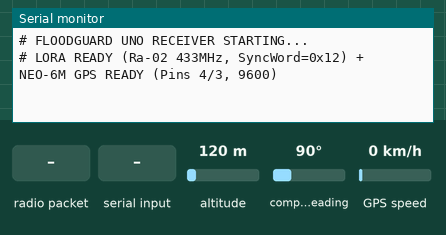
Recording of a sketch running on a simulated Arduino Uno, built with avr-gcc and run on an emulated ATmega328P. Shown: the last lines printed to the serial monitor. The inputs (shaded band) are chosen by the test bench; at power-on: altitude 120 m, compass heading 90°, GPS speed 0 km/h. The GPS gets a fix after 3 s at 37.7749, -122.4194 with 8 satellites; no radio packets arrive unless stated.

Above: at 1.2 s.
1.3 s: altitude set to 20 m
At 3.2 s:
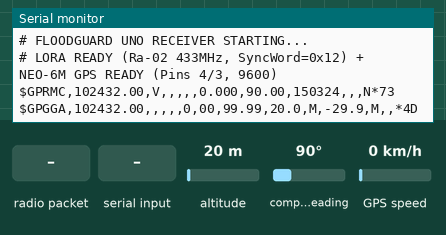
3.6 s: radio packet "NA" arrives
At 3.7 s:
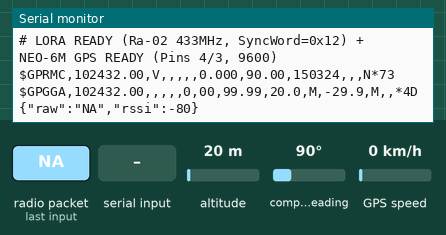
5.5 s: "HIGH_ALERT\n" received over the second serial link
At 7.9 s:
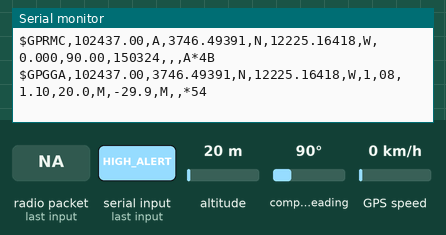
8.9 s: compass heading set to 269°
At 10.9 s:
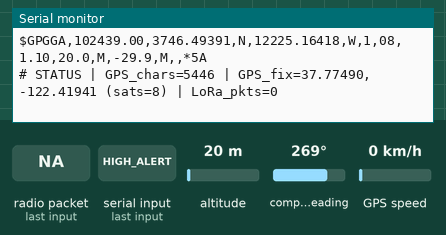
11.5 s: GPS speed set to 30 km/h
At 13.0 s:
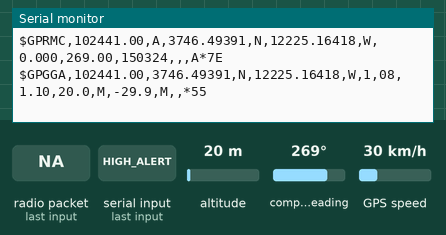
15.6 s: radio packet "NAN" arrives
At 16.6 s:
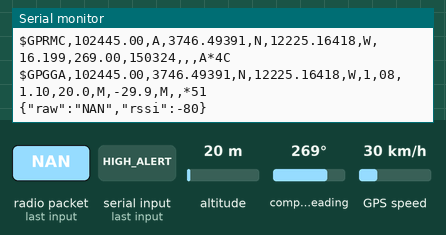
Timing chart, 0 to 18.6 s (numbered marks = the images above; inputs shaded):
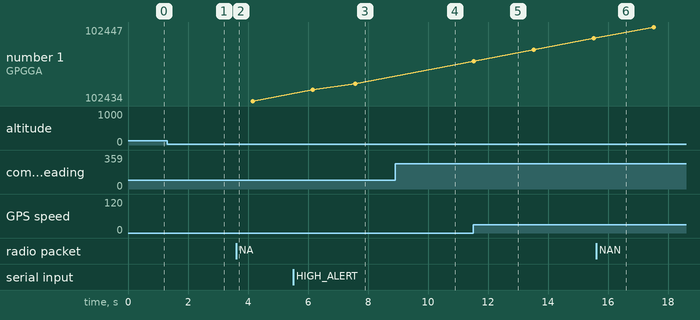

The sketch:

lora_gps_receiver.ino
```cpp
#include <SPI.h>
#include <LoRa.h>
#include <SoftwareSerial.h>
#include <TinyGPSPlus.h>

// ============================================================================
// FLOODGUARD AI 2.0 — ARDUINO UNO + Ra-02 (433MHz) + NEO-6M GPS RECEIVER
// ============================================================================
// Matches Transmitter (Arduino Mega main.ino):
//   • Frequency : 433 MHz (433E6)
//   • Sync Word : 0x12
//   • Payload   : ID=FLOOD_POLE_01,TEMP=...,HUM=...,RAIN=...,RAIN_DETECTED=...,
//                 WIND=...,DIST=...,FLOOD_LEVEL=...,LAT=...,LON=...
//
// Arduino Uno Wiring:
//   [Ra-02 SX1278]  (IMPORTANT: 3.3V ONLY — DO NOT CONNECT TO 5V!)
//     3.3V  -> Uno 3.3V       NSS/CS -> Pin 10       MOSI -> Pin 11
//     GND   -> Uno GND        RST    -> Pin 9        MISO -> Pin 12
//     DIO0  -> Pin 2          SCK    -> Pin 13
//
//   [NEO-6M GPS]
//     VCC   -> Uno 5V (for GY-GPS6MV2 module)
//     GND   -> Uno GND
//     TX    -> Uno Pin 4 (RX)
//     RX    -> Uno Pin 3 (TX)  [optional]
//
// Required Arduino IDE Libraries:
//   1. LoRa (by Sandeep Mistry)
//   2. TinyGPSPlus (by Mikal Hart)
// ============================================================================

#define LORA_SS     10
#define LORA_RESET  9
#define LORA_DIO0   2
#define LORA_FREQ   433E6
#define LORA_SYNC   0x12

#define GPS_RX_PIN  4  // Connect to NEO-6M TX
#define GPS_TX_PIN  3  // Connect to NEO-6M RX

// Reference distance from ultrasonic sensor down to normal riverbed base (cm)
#define POLE_SENSOR_HEIGHT_CM 45.0

SoftwareSerial gpsSerial(GPS_RX_PIN, GPS_TX_PIN);
TinyGPSPlus gps;

// Fixed SRAM buffers (avoids String heap fragmentation on 2KB Uno SRAM)
char nmeaBuf[112];
uint8_t nmeaIdx = 0;
char pktBuf[192];

unsigned long lastGgaForwardMs = 0;
unsigned long lastRmcForwardMs = 0;
unsigned long lastDiagMs       = 0;
unsigned long loraPacketCount  = 0;

// ----------------------------------------------------------------------------
// Zero-heap key=value field extractor for main.ino payload
// ----------------------------------------------------------------------------
bool extractField(const char* pkt, const char* key, char* out, uint8_t outSize) {
  out[0] = '\0';
  uint8_t keyLen = strlen(key);
  const char* p = pkt;

  while (p && *p) {
    if (strncmp(p, key, keyLen) == 0 && p[keyLen] == '=') {
      if (p == pkt || *(p - 1) == ',') {
        const char* valStart = p + keyLen + 1;
        const char* comma = strchr(valStart, ',');
        uint8_t len = comma ? (uint8_t)(comma - valStart) : (uint8_t)strlen(valStart);
        if (len >= outSize) len = outSize - 1;
        memcpy(out, valStart, len);
        out[len] = '\0';
        return true;
      }
    }
    p = strchr(p, ',');
    if (p) p++;
  }
  return false;
}

bool isValidNum(const char* s) {
  if (!s || s[0] == '\0') return false;
  if (strcmp(s, "NA") == 0 || strcmp(s, "NAN") == 0 || strcmp(s, "nan") == 0) return false;
  return (isdigit(s[0]) || s[0] == '-' || s[0] == '+');
}

const __FlashStringHelper* mapFloodStatus(const char* floodLevel) {
  if (strcmp(floodLevel, "CRITICAL") == 0 || strcmp(floodLevel, "HIGH_ALERT") == 0) {
    return F("CRITICAL_SURGE");
  }
  if (strcmp(floodLevel, "WARNING") == 0) {
    return F("SURGE_WARNING");
  }
  if (strcmp(floodLevel, "NORMAL") == 0) {
    return F("NORMAL_FLOW");
  }
  return F("ACTIVE_TRANSMISSION");
}

// ----------------------------------------------------------------------------
// Read NEO-6M NMEA stream and forward clean GGA/RMC sentences line-by-line
// ----------------------------------------------------------------------------
void processGpsSerial() {
  while (gpsSerial.available() > 0) {
    char c = (char)gpsSerial.read();
    gps.encode(c);

    if (c == '$') {
      nmeaIdx = 0;
      nmeaBuf[nmeaIdx++] = c;
    } else if (nmeaIdx > 0) {
      if (c == '\r') {
        continue;
      } else if (c == '\n') {
        nmeaBuf[nmeaIdx] = '\0';
        nmeaIdx = 0;

        if (strchr(nmeaBuf, '*') != NULL && strlen(nmeaBuf) >= 6) {
          unsigned long now = millis();
          bool isGGA = (strncmp(nmeaBuf + 3, "GGA", 3) == 0);
          bool isRMC = (strncmp(nmeaBuf + 3, "RMC", 3) == 0);

          if (isGGA && (now - lastGgaForwardMs >= 1500)) {
            lastGgaForwardMs = now;
            Serial.println(nmeaBuf);
          } else if (isRMC && (now - lastRmcForwardMs >= 1500)) {
            lastRmcForwardMs = now;
            Serial.println(nmeaBuf);
          }
        }
      } else if (nmeaIdx < sizeof(nmeaBuf) - 1) {
        nmeaBuf[nmeaIdx++] = c;
      } else {
        nmeaIdx = 0;
      }
    }
  }
}

// ----------------------------------------------------------------------------
// Receive LoRa 433 MHz packet from Flood Pole (main.ino) -> emit 1-line JSON
// ----------------------------------------------------------------------------
void processLoRaPacket() {
  int packetSize = LoRa.parsePacket();
  if (packetSize == 0) return;

  uint8_t idx = 0;
  while (LoRa.available()) {
    char c = (char)LoRa.read();
    if (c != '\r' && c != '\n' && idx < sizeof(pktBuf) - 1) {
      pktBuf[idx++] = c;
    }
  }
  pktBuf[idx] = '\0';
  if (idx == 0) return;

  loraPacketCount++;
  int rssi = LoRa.packetRssi();
  float snr = LoRa.packetSnr();

  char id[28], temp[12], hum[12], rain[10], rainDet[8], wind[8], dist[12], fLevel[16], lat[16], lon[16];
  extractField(pktBuf, "ID", id, sizeof(id));
  extractField(pktBuf, "TEMP", temp, sizeof(temp));
  extractField(pktBuf, "HUM", hum, sizeof(hum));
  extractField(pktBuf, "RAIN", rain, sizeof(rain));
  extractField(pktBuf, "RAIN_DETECTED", rainDet, sizeof(rainDet));
  extractField(pktBuf, "WIND", wind, sizeof(wind));
  extractField(pktBuf, "DIST", dist, sizeof(dist));
  extractField(pktBuf, "FLOOD_LEVEL", fLevel, sizeof(fLevel));
  extractField(pktBuf, "LAT", lat, sizeof(lat));
  extractField(pktBuf, "LON", lon, sizeof(lon));

  if (id[0] == '\0') {
    Serial.print(F("{\"raw\":\""));
    Serial.print(pktBuf);
    Serial.print(F("\",\"rssi\":"));
    Serial.print(rssi);
    Serial.println(F("}"));
    return;
  }

  float waterMeters = 0.0;
  if (isValidNum(dist)) {
    float deltaCm = POLE_SENSOR_HEIGHT_CM - atof(dist);
    if (deltaCm < 0.0) deltaCm = 0.0;
    waterMeters = deltaCm / 30.0;
  }

  Serial.print(F("{\"id\":\""));
  Serial.print(id);
  Serial.print(F("\",\"water\":"));
  Serial.print(waterMeters, 2);
  Serial.print(F(",\"rate\":0.00,\"dist_cm\":"));
  Serial.print(isValidNum(dist) ? dist : "null");
  Serial.print(F(",\"temp\":"));
  Serial.print(isValidNum(temp) ? temp : "null");
  Serial.print(F(",\"hum\":"));
  Serial.print(isValidNum(hum) ? hum : "null");
  Serial.print(F(",\"rain\":"));
  Serial.print(isValidNum(rain) ? rain : "0");
  Serial.print(F(",\"rain_detected\":\""));
  Serial.print(rainDet[0] ? rainDet : "NO");
  Serial.print(F("\",\"wind\":"));
  Serial.print(isValidNum(wind) ? wind : "0");
  Serial.print(F(",\"flood_level\":\""));
  Serial.print(fLevel[0] ? fLevel : "UNKNOWN");
  Serial.print(F("\",\"status\":\""));
  Serial.print(mapFloodStatus(fLevel));
  Serial.print(F("\""));

  if (isValidNum(lat) && isValidNum(lon)) {
    Serial.print(F(",\"lat\":"));
    Serial.print(lat);
    Serial.print(F(",\"lng\":"));
    Serial.print(lon);
  }

  Serial.print(F(",\"rssi\":"));
  Serial.print(rssi);
  Serial.print(F(",\"snr\":"));
  Serial.print(snr, 1);
  Serial.println(F("}"));
}

// ----------------------------------------------------------------------------
// Setup & Main Loop
// ----------------------------------------------------------------------------
void setup() {
  Serial.begin(9600);
  gpsSerial.begin(9600);

  pinMode(LORA_SS, OUTPUT);
  digitalWrite(LORA_SS, HIGH);

  Serial.println(F("# FLOODGUARD UNO RECEIVER STARTING..."));

  LoRa.setPins(LORA_SS, LORA_RESET, LORA_DIO0);
  if (!LoRa.begin(LORA_FREQ)) {
    Serial.println(F("# ERROR: Ra-02 LORA INIT FAILED (Check 3.3V power & SPI pins 10/11/12/13/9/2)"));
    while (true) {
      delay(1000);
    }
  }

  LoRa.setSyncWord(LORA_SYNC);
  LoRa.receive();

  Serial.println(F("# LORA READY (Ra-02 433MHz, SyncWord=0x12) + NEO-6M GPS READY (Pins 4/3, 9600)"));
}

void loop() {
  processGpsSerial();
  processLoRaPacket();

  unsigned long now = millis();
  if (now - lastDiagMs >= 10000) {
    lastDiagMs = now;
    Serial.print(F("# STATUS | GPS_chars="));
    Serial.print(gps.charsProcessed());
    Serial.print(F(" | GPS_fix="));
    if (gps.location.isValid()) {
      Serial.print(gps.location.lat(), 5);
      Serial.print(F(","));
      Serial.print(gps.location.lng(), 5);
      Serial.print(F(" (sats="));
      Serial.print(gps.satellites.value());
      Serial.print(F(")"));
    } else {
      Serial.print(F("WAITING"));
    }
    Serial.print(F(" | LoRa_pkts="));
    Serial.println(loraPacketCount);
  }
}
```

Measured:
- after the input at 1.3 s, the serial monitor: prints a new line after 0.82 s (image 1)
- after the input at 3.6 s, the serial monitor: prints a new line at once (image 2)
- after the input at 5.5 s, the serial monitor: prints a new line after 1.9 s (image 3)
- after the input at 8.9 s, the serial monitor: prints a new line after 0.55 s (image 4)
- after the input at 15.6 s, the serial monitor: prints a new line at once (image 6)
- plotted number 1: 102434 → 102437 after the input at 5.5 s
